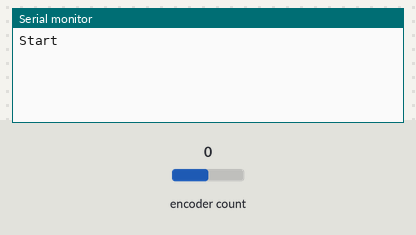
A sketch run on a simulated Arduino Uno, built with avr-gcc and run on an emulated ATmega328P. Shown: the last lines printed to the serial monitor. The inputs (shaded band) are chosen by the test bench; at power-on: encoder count 0.

Above: at 3.2 s.
3.3 s: encoder count set to 1
At 4.4 s:
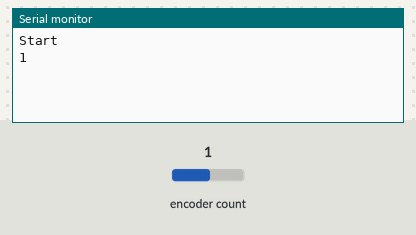
4.8 s: encoder count set to 2
At 5.9 s:
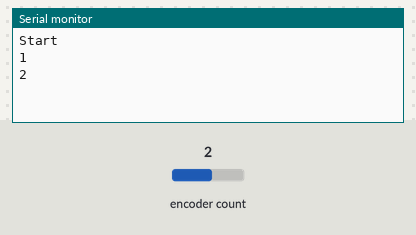

The sketch:

testRotary.ino
```cpp
#define ROT_A      0
#define ROT_B      1
#define ROT_PUSH   7

#include "RotaryEncoder.h"

RotaryEncoder encoder(ROT_A, ROT_B);

void setup() {
  delay(2000);
  Serial.begin(9600);
  Serial.println("Start");
  pinMode(ROT_A, INPUT_PULLUP);
  pinMode(ROT_B, INPUT_PULLUP);
  pinMode(ROT_PUSH, INPUT_PULLUP);
  attachInterrupt(digitalPinToInterrupt(ROT_A), tick, CHANGE);
  attachInterrupt(digitalPinToInterrupt(ROT_B), tick, CHANGE);
  attachInterrupt(digitalPinToInterrupt(ROT_PUSH), eventRotaryPressed, CHANGE);
}
boolean rotaryPressed = false;
boolean rotaryMayPressed = true;

void tick() {
  encoder.tick();
}

int lastCounter=0;
int rotaryCounter=0;

void loop() {
  rotaryCounter = encoder.getPosition();
  if (lastCounter != rotaryCounter) {
    Serial.println(rotaryCounter);
  }
  lastCounter = rotaryCounter;
  delay(20);
}


void eventRotaryPressed() {
  byte state = digitalRead(ROT_PUSH);
  if (state == 0) {
    if (rotaryMayPressed) {
      rotaryPressed = true;
      rotaryMayPressed = false;
      Serial.println("P");
    }
  } else {
    rotaryMayPressed = true;
  }
}
```

Measured:
- after the input at 3.3 s, the serial monitor: prints a new line at once (image 1)
- after the input at 4.8 s, the serial monitor: prints a new line at once (image 2)
